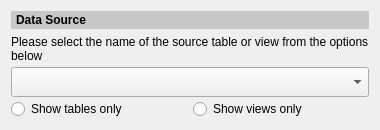
<?xml version="1.0" encoding="UTF-8"?>
<ui version="4.0">
 <class>frmComposerDataSource</class>
 <widget class="QWidget" name="frmComposerDataSource">
  <property name="geometry">
   <rect>
    <x>0</x>
    <y>0</y>
    <width>380</width>
    <height>130</height>
   </rect>
  </property>
  <property name="sizePolicy">
   <sizepolicy hsizetype="Preferred" vsizetype="Maximum">
    <horstretch>0</horstretch>
    <verstretch>0</verstretch>
   </sizepolicy>
  </property>
  <property name="maximumSize">
   <size>
    <width>16777215</width>
    <height>130</height>
   </size>
  </property>
  <property name="windowTitle">
   <string>Data Source</string>
  </property>
  <layout class="QGridLayout" name="gridLayout">
   <item row="0" column="0" colspan="2">
    <widget class="QLabel" name="label">
     <property name="sizePolicy">
      <sizepolicy hsizetype="Preferred" vsizetype="Maximum">
       <horstretch>0</horstretch>
       <verstretch>0</verstretch>
      </sizepolicy>
     </property>
     <property name="styleSheet">
      <string notr="true">padding: 2px; font-weight: bold; background-color: rgb(200, 200, 200);</string>
     </property>
     <property name="text">
      <string>Data Source</string>
     </property>
    </widget>
   </item>
   <item row="1" column="0" colspan="2">
    <widget class="QLabel" name="label_2">
     <property name="sizePolicy">
      <sizepolicy hsizetype="Preferred" vsizetype="Maximum">
       <horstretch>0</horstretch>
       <verstretch>0</verstretch>
      </sizepolicy>
     </property>
     <property name="maximumSize">
      <size>
       <width>16777215</width>
       <height>100</height>
      </size>
     </property>
     <property name="frameShape">
      <enum>QFrame::NoFrame</enum>
     </property>
     <property name="text">
      <string>&lt;html&gt;&lt;head/&gt;&lt;body&gt;&lt;p&gt;Please select the name of the source table or view from the options below&lt;/p&gt;&lt;/body&gt;&lt;/html&gt;</string>
     </property>
     <property name="wordWrap">
      <bool>true</bool>
     </property>
    </widget>
   </item>
   <item row="2" column="0" colspan="2">
    <widget class="QComboBox" name="cboDataSource">
     <property name="minimumSize">
      <size>
       <width>0</width>
       <height>30</height>
      </size>
     </property>
    </widget>
   </item>
   <item row="3" column="0">
    <widget class="QRadioButton" name="rbTables">
     <property name="text">
      <string>Show tables only</string>
     </property>
    </widget>
   </item>
   <item row="3" column="1">
    <widget class="QRadioButton" name="rbViews">
     <property name="text">
      <string>Show views only</string>
     </property>
    </widget>
   </item>
  </layout>
 </widget>
 <resources/>
 <connections/>
</ui>
